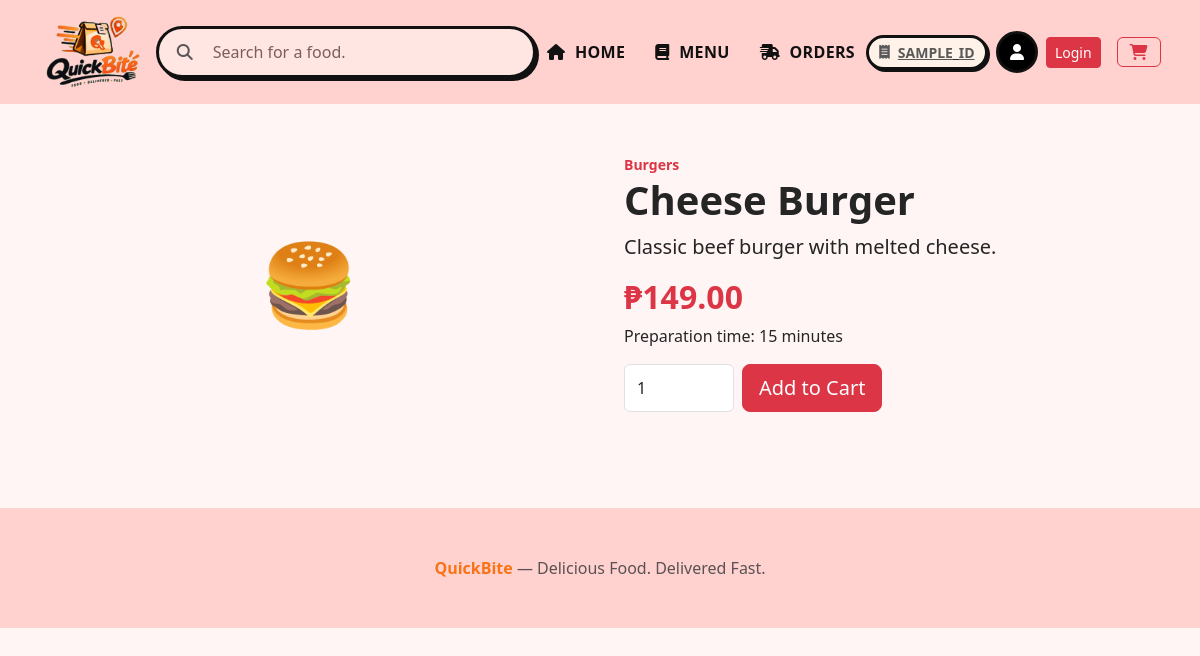
The page /food-details.php?id=2 on the database its author committed.
### tables this page shows
CREATE TABLE foods(
 id INT AUTO_INCREMENT PRIMARY KEY,
 category_id INT NOT NULL,
 name VARCHAR(150) NOT NULL,
 description TEXT,
 price DECIMAL(10,2) NOT NULL,
 prep_minutes INT DEFAULT 15,
 image VARCHAR(255) NULL,
 status TINYINT(1) DEFAULT 1,
 created_at TIMESTAMP DEFAULT CURRENT_TIMESTAMP,
 FOREIGN KEY(category_id) REFERENCES categories(id)
);

CREATE TABLE categories(
 id INT AUTO_INCREMENT PRIMARY KEY,
 name VARCHAR(100) NOT NULL,
 status TINYINT(1) DEFAULT 1,
 created_at TIMESTAMP DEFAULT CURRENT_TIMESTAMP
);

### includes/functions.php (called while the page is built, shortened)
<?php
function e($value) { return htmlspecialchars((string)$value, ENT_QUOTES, 'UTF-8'); }
function money($n) { return '₱' . number_format((float)$n, 2); }
?>

### food-details.php (the view, shortened to what this page needs)
<?php
require_once "config/database.php";require_once "includes/functions.php";
$id=(int)($_GET['id']??0);$s=$pdo->prepare("SELECT f.*,c.name category FROM foods f JOIN categories c ON c.id=f.category_id WHERE f.id=? AND f.status=1");$s->execute([$id]);$f=$s->fetch();if(!$f)die("Food not found.");
$page_title=$f['name'];include "includes/header.php";?>
<div class="container py-5"><div class="row g-5 align-items-center"><div class="col-md-6"><?php if($f['image']):?><img src="<?=e($f['image'])?>" class="img-fluid rounded-5 shadow"><?php else:?><div class="display-1 text-center py-5">🍔</div><?php endif;?></div>
<div class="col-md-6"><small class="text-danger fw-bold"><?=e($f['category'])?></small><h1 class="fw-bold"><?=e($f['name'])?></h1><p class="lead"><?=e($f['description'])?></p><h2 class="price"><?=money($f['price'])?></h2><p>Preparation time: <?=e($f['prep_minutes'])?> minutes</p>
<form method="post" class="d-flex gap-2"><input type="number" min="1" name="quantity" value="1" class="form-control" style="max-width:110px"><button class="btn btn-danger btn-lg">Add to Cart</button></form></div></div></div>
<?php include "includes/footer.php"; ?>

### assets/css/style.css (style rules this page uses)
body { background:#fffaf7;color:#252525 }
:root { --pink-bg:#ffd2cf;--pink-bg-2:#ffe6e3;--pink-light:#fff1ee;--pink-dark:#e8a3a0;--pink-deep:#ff9c99;--orange:#ff9a3d;--orange-deep:#f97316;--outline:#1f1014 }
.landing-body { background:#fff5f4 }
.price { font-weight:800;color:#dc3545 }

### rows shown on the page
foods: category.name "Burgers", name "Cheese Burger", description "Classic beef burger with melted cheese.", price "₱149.00", prep_minutes "15"
